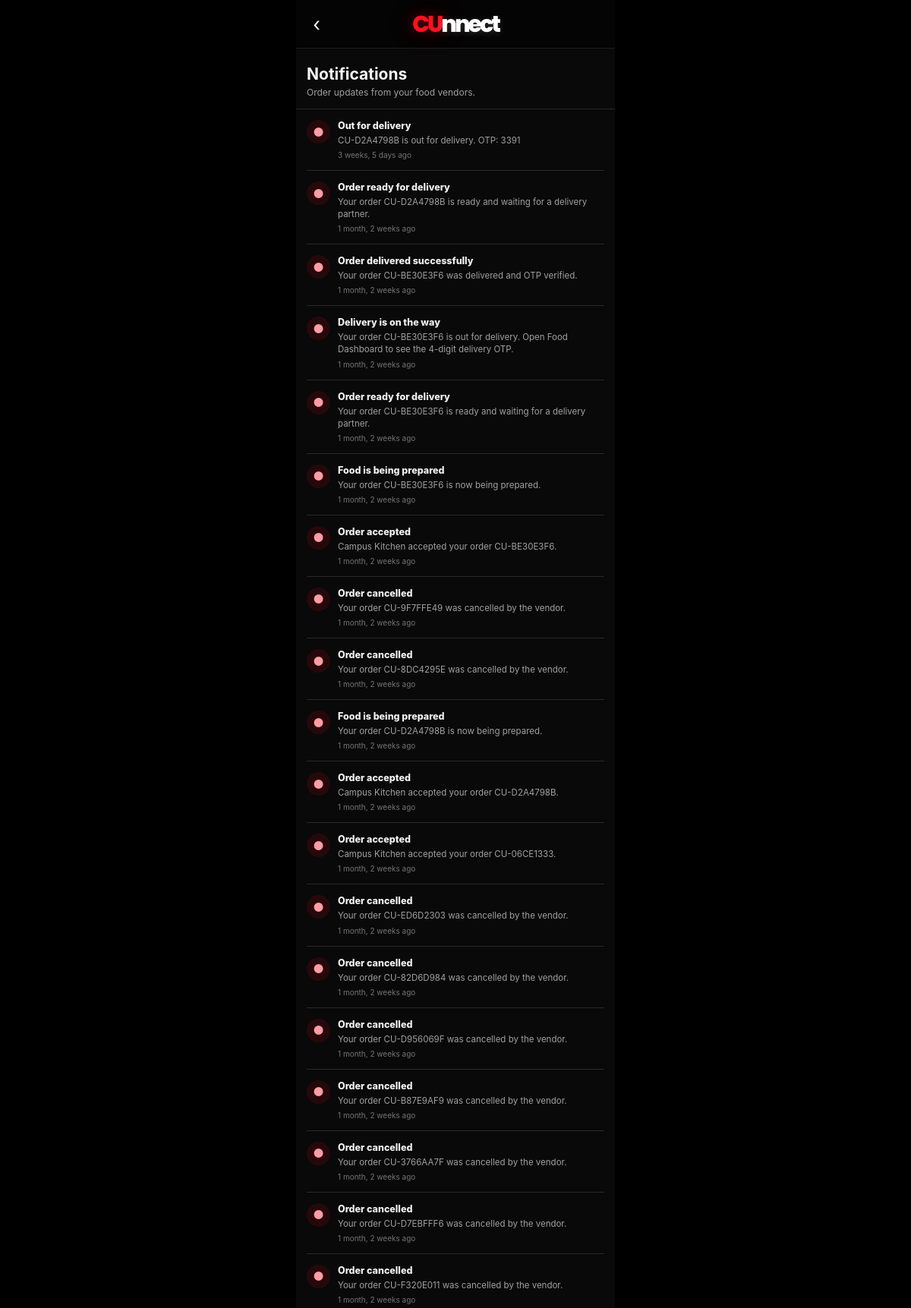
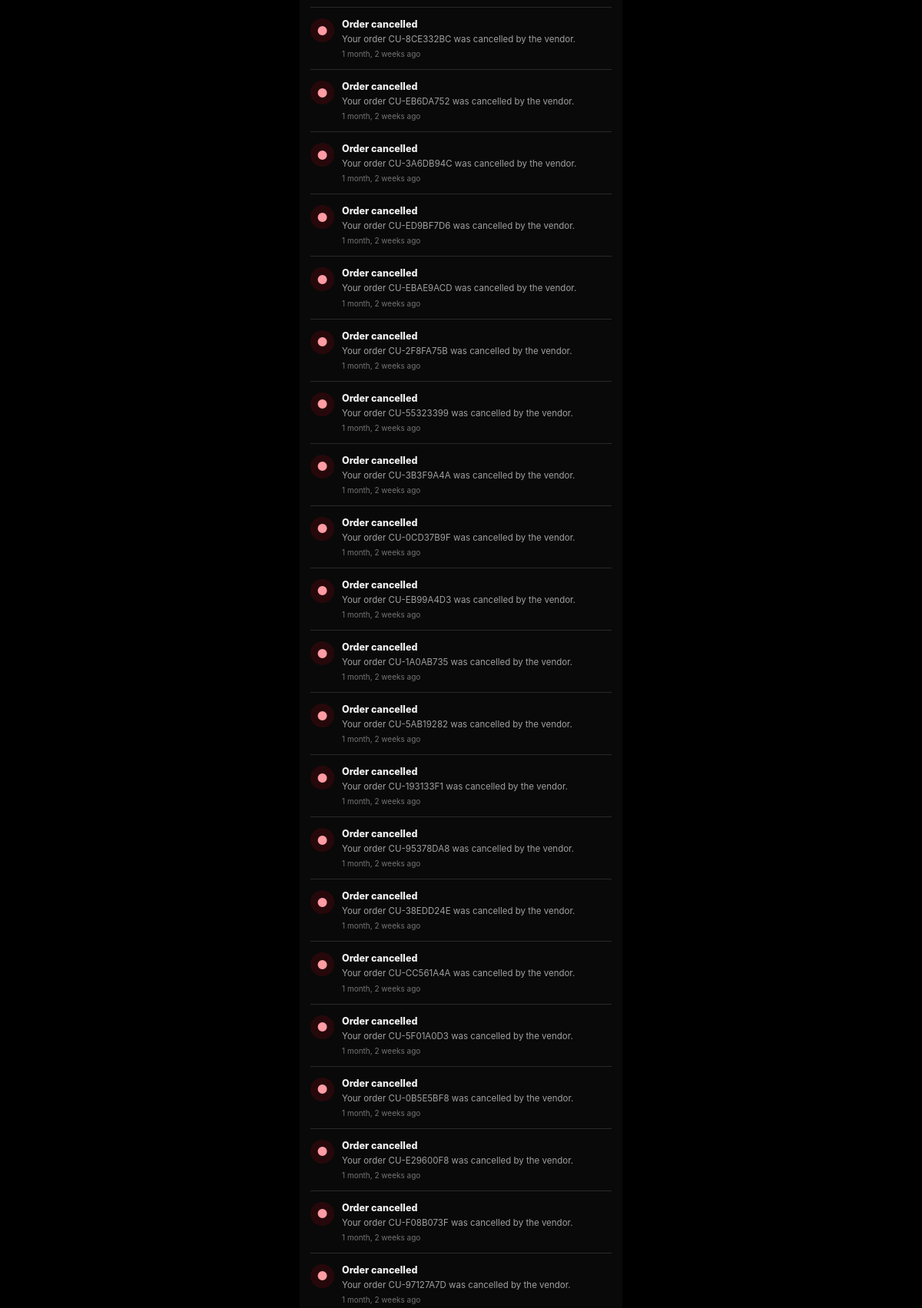
The app's page /food/notifications/ (signed in, upper part) with its own data (2 pictures, top to bottom).
### food/models.py (models this page shows, shortened)
class Notification(models.Model):
    user = models.ForeignKey(
        settings.AUTH_USER_MODEL,
        on_delete=models.CASCADE,
        related_name="food_notifications"
    )
    order = models.ForeignKey(
        Order,
        on_delete=models.SET_NULL,
        null=True,
        blank=True,
        related_name="notifications"
    )
    title = models.CharField(max_length=150)
    message = models.CharField(max_length=300)
    AUDIENCE_CHOICES = (
        ("student", "Student"),
        ("vendor", "Vendor"),
    )
    audience = models.CharField(
        max_length=10, choices=AUDIENCE_CHOICES,
        default="student", db_index=True,
    )
    is_read = models.BooleanField(default=False)
    created_at = models.DateTimeField(auto_now_add=True)
    class Meta:
        ordering = ["-created_at"]

### food/views.py (the view)
@login_required(login_url="login_step1")
def notifications_page(request):
    audience = _notification_audience(request)
    notifications = Notification.objects.filter(
        user=request.user,
        audience=audience,
    ).select_related("order")
    Notification.objects.filter(
        user=request.user,
        audience=audience,
        is_read=False
    ).update(is_read=True)
    return render(request, "food/notifications.html", {
        "notifications": notifications,
    })

### food/views.py (called while the page is built)
def _notification_audience(request):
    audience = str(request.GET.get("audience", "student")).strip().lower()
    return audience if audience in ("student", "vendor") else "student"

### food/templates/food/notifications.html (shortened to what this page needs)
{% load static %}
<!DOCTYPE html>
<html lang="en">
<head>
</head>
<body>
  <main class="app">
    <header class="header">
      <a class="back" href="javascript:history.back()" aria-label="Go back">‹</a>
      <div class="logo" aria-label="CUnnect"><span class="logo-cu">CU</span><span class="logo-nnect">nnect</span></div>
    </header>
    <section class="heading"><h1>Notifications</h1><p>Order updates from your food vendors.</p></section>
    {% if notifications %}
    <section class="list">
      {% for notification in notifications %}
      <article class="notification">
        <div class="notification-icon">●</div>
        <div class="notification-copy"><div class="notification-title">{{ notification.title }}</div><div class="notification-message">{{ notification.message }}</div><div class="notification-time">{{ notification.created_at|timesince }} ago</div></div>
      </article>
      {% endfor %}
    </section>
    {% else %}
    <section class="empty"><strong>No notifications yet</strong>Vendor order updates will show here.</section>
    {% endif %}
  </main>
</body>
</html>

### food/templates/food/notifications.html (style rules this page uses)
:root { --page:#090909; --black:#050505; --panel:#151515; --line:#292929; --red:#f10b1d; --muted:#a0a0a0; }
* { box-sizing:border-box; }
html,body { min-height:100%; margin:0; }
body { background:#000; color:#f5f5f5; font-family:-apple-system,BlinkMacSystemFont,"Segoe UI",Roboto,Arial,sans-serif; }
.app { width:100%; max-width:420px; min-height:100vh; margin:0 auto; background:var(--page); }
.header { position:sticky; top:0; z-index:5; height:56px; display:grid; grid-template-columns:42px 1fr 42px; align-items:center; padding:0 9px; border-bottom:1px solid #1e1e1e; background:rgba(5,5,5,.98); }
.back { width:36px; height:36px; display:grid; place-items:center; border-radius:50%; color:#fff; font-size:25px; text-decoration:none; }
.logo { justify-self:center; color:#eee; font-size:22px; font-weight:850; letter-spacing:-1.2px; }
.heading { padding:21px 14px 14px; border-bottom:1px solid var(--line); }
h1 { margin:0 0 4px; font-size:21px; }
.heading p { margin:0; color:var(--muted); font-size:12px; }
.list { padding:0 14px; }
.notification { display:flex; gap:10px; padding:14px 0; border-bottom:1px solid var(--line); }
.notification-icon { width:31px; height:31px; flex:0 0 31px; display:grid; place-items:center; border-radius:50%; background:rgba(241,11,29,.13); color:#ff9ca4; font-size:16px; }
.notification-copy { min-width:0; flex:1; }
.notification-title { color:#f1f1f1; font-size:12.5px; font-weight:800; }
.notification-message { margin-top:4px; color:var(--muted); font-size:11.5px; line-height:1.4; }
.notification-time { margin-top:5px; color:#747474; font-size:10px; }
.header { height:64px; }
.logo { display:inline-flex; align-items:baseline; justify-self:center; font-family:"Poppins",system-ui,sans-serif; font-size:30px; font-weight:800; letter-spacing:-3px; line-height:1; }
.logo-cu { color:#ff1022; text-shadow:0 0 20px rgba(255,16,34,.45),0 0 60px rgba(255,16,34,.18); }
.logo-nnect { color:#fff; text-shadow:0 2px 10px rgba(255,255,255,.16); }

### records on screen
Notification: title "Out for delivery", message "CU-D2A4798B is out for delivery. OTP: 3391", created_at "3 weeks, 5 days"
Notification: title "Order ready for delivery", message "Your order CU-D2A4798B is ready and waiting for a delivery partner.", created_at "1 month, 2 weeks"
Notification: title "Order delivered successfully", message "Your order CU-BE30E3F6 was delivered and OTP verified.", created_at "1 month, 2 weeks"
Notification: title "Delivery is on the way", message "Your order CU-BE30E3F6 is out for delivery. Open Food Dashboard to see the 4-digit delivery OTP.", created_at "1 month, 2 weeks"
Notification: title "Order ready for delivery", message "Your order CU-BE30E3F6 is ready and waiting for a delivery partner.", created_at "1 month, 2 weeks"
Notification: title "Food is being prepared", message "Your order CU-BE30E3F6 is now being prepared.", created_at "1 month, 2 weeks"
Notification: title "Order accepted", message "Campus Kitchen accepted your order CU-BE30E3F6.", created_at "1 month, 2 weeks"
Notification: title "Order cancelled", message "Your order CU-9F7FFE49 was cancelled by the vendor.", created_at "1 month, 2 weeks"
Notification: title "Order cancelled", message "Your order CU-8DC4295E was cancelled by the vendor.", created_at "1 month, 2 weeks"
Notification: title "Food is being prepared", message "Your order CU-D2A4798B is now being prepared.", created_at "1 month, 2 weeks"
Notification: title "Order accepted", message "Campus Kitchen accepted your order CU-D2A4798B.", created_at "1 month, 2 weeks"
Notification: title "Order accepted", message "Campus Kitchen accepted your order CU-06CE1333.", created_at "1 month, 2 weeks"
Notification: title "Order cancelled", message "Your order CU-ED6D2303 was cancelled by the vendor.", created_at "1 month, 2 weeks"
Notification: title "Order cancelled", message "Your order CU-82D6D984 was cancelled by the vendor.", created_at "1 month, 2 weeks"
Notification: title "Order cancelled", message "Your order CU-D956069F was cancelled by the vendor.", created_at "1 month, 2 weeks"
Notification: title "Order cancelled", message "Your order CU-B87E9AF9 was cancelled by the vendor.", created_at "1 month, 2 weeks"
Notification: title "Order cancelled", message "Your order CU-3766AA7F was cancelled by the vendor.", created_at "1 month, 2 weeks"
Notification: title "Order cancelled", message "Your order CU-D7EBFFF6 was cancelled by the vendor.", created_at "1 month, 2 weeks"
Notification: title "Order cancelled", message "Your order CU-F320E011 was cancelled by the vendor.", created_at "1 month, 2 weeks"
Notification: title "Order cancelled", message "Your order CU-8CE332BC was cancelled by the vendor.", created_at "1 month, 2 weeks"
Notification: title "Order cancelled", message "Your order CU-EB6DA752 was cancelled by the vendor.", created_at "1 month, 2 weeks"
Notification: title "Order cancelled", message "Your order CU-3A6DB94C was cancelled by the vendor.", created_at "1 month, 2 weeks"
Notification: title "Order cancelled", message "Your order CU-ED9BF7D6 was cancelled by the vendor.", created_at "1 month, 2 weeks"
Notification: title "Order cancelled", message "Your order CU-EBAE9ACD was cancelled by the vendor.", created_at "1 month, 2 weeks"
Notification: title "Order cancelled", message "Your order CU-2F8FA75B was cancelled by the vendor.", created_at "1 month, 2 weeks"
Notification: title "Order cancelled", message "Your order CU-55323399 was cancelled by the vendor.", created_at "1 month, 2 weeks"
Notification: title "Order cancelled", message "Your order CU-3B3F9A4A was cancelled by the vendor.", created_at "1 month, 2 weeks"
Notification: title "Order cancelled", message "Your order CU-0CD37B9F was cancelled by the vendor.", created_at "1 month, 2 weeks"
Notification: title "Order cancelled", message "Your order CU-EB99A4D3 was cancelled by the vendor.", created_at "1 month, 2 weeks"
Notification: title "Order cancelled", message "Your order CU-1A0AB735 was cancelled by the vendor.", created_at "1 month, 2 weeks"
Notification: title "Order cancelled", message "Your order CU-5AB19282 was cancelled by the vendor.", created_at "1 month, 2 weeks"
Notification: title "Order cancelled", message "Your order CU-193133F1 was cancelled by the vendor.", created_at "1 month, 2 weeks"
Notification: title "Order cancelled", message "Your order CU-95378DA8 was cancelled by the vendor.", created_at "1 month, 2 weeks"
Notification: title "Order cancelled", message "Your order CU-38EDD24E was cancelled by the vendor.", created_at "1 month, 2 weeks"
Notification: title "Order cancelled", message "Your order CU-CC561A4A was cancelled by the vendor.", created_at "1 month, 2 weeks"
Notification: title "Order cancelled", message "Your order CU-5F01A0D3 was cancelled by the vendor.", created_at "1 month, 2 weeks"
Notification: title "Order cancelled", message "Your order CU-0B5E5BF8 was cancelled by the vendor.", created_at "1 month, 2 weeks"
Notification: title "Order cancelled", message "Your order CU-E29600F8 was cancelled by the vendor.", created_at "1 month, 2 weeks"
Notification: title "Order cancelled", message "Your order CU-F08B073F was cancelled by the vendor.", created_at "1 month, 2 weeks"
Notification: title "Order cancelled", message "Your order CU-97127A7D was cancelled by the vendor.", created_at "1 month, 2 weeks"
